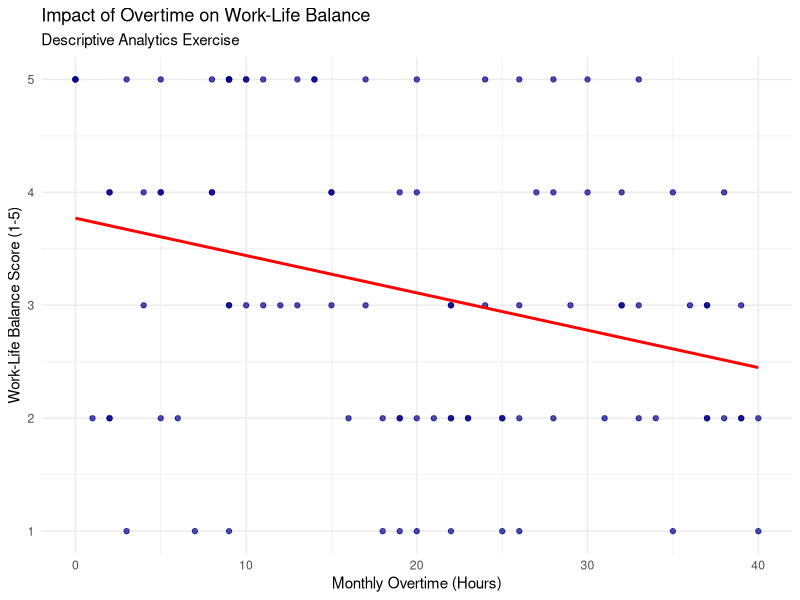

Recreate this plot in R.
install.packages('tidyverse')
# Loading the core package
library(tidyverse)

# Re-creating a standard structured corporate HR dataset (Sample size = 100)
set.seed(42)
hr_analytics_data <- tibble(
  Emp_ID = 1:100,
  Age = sample(22:60, 100, replace = TRUE),
  Monthly_Salary_INR = sample(45000:150000, 100, replace = TRUE),
  Years_At_Company = sample(1:15, 100, replace = TRUE),
  Overtime_Hours = sample(0:40, 100, replace = TRUE),
  Work_Life_Balance = sample(1:5, 100, replace = TRUE) # 1 = Poor, 5 = Excellent
)

# Introducing a few NA values to demonstrate Data Cleaning (Unit 2)
hr_analytics_data$Monthly_Salary_INR[c(5, 25, 50)] <- NA

#  Handling Missing Values (Imputation using Median)
median_salary <- median(hr_analytics_data$Monthly_Salary_INR, na.rm = TRUE)
cleaned_hr_data <- hr_analytics_data %>%
  mutate(Monthly_Salary_INR = ifelse(is.na(Monthly_Salary_INR), median_salary, Monthly_Salary_INR))

# Checking if missing values are resolved
sum(is.na(cleaned_hr_data$Monthly_Salary_INR)) # Should return 0

# Summarizing Metrics (Mean, Median, Standard Deviation, Range)
descriptive_summary <- cleaned_hr_data %>%
  summarise(
    Mean_Salary   = mean(Monthly_Salary_INR),
    Median_Salary = median(Monthly_Salary_INR),
    SD_Salary     = sd(Monthly_Salary_INR),
    Max_Salary    = max(Monthly_Salary_INR),
    Min_Salary    = min(Monthly_Salary_INR)
  )
print(descriptive_summary)

#  Relationship measuresing: Covariance & Correlation Coefficient (r)
covariance_val <- cov(cleaned_hr_data$Overtime_Hours, cleaned_hr_data$Work_Life_Balance)
correlation_val <- cor(cleaned_hr_data$Overtime_Hours, cleaned_hr_data$Work_Life_Balance)

print(paste("Covariance:", round(covariance_val, 2)))
print(paste("Correlation (r):", round(correlation_val, 2))) # Expect a negative relationship

#  Data Visualization (ggplot2) - Scatter Plot with Regression Line
ggplot(cleaned_hr_data, aes(x = Overtime_Hours, y = Work_Life_Balance)) +
  geom_point(color = "darkblue", alpha = 0.7) +
  geom_smooth(method = "lm", color = "red", se = FALSE) + # Trendline
  theme_minimal() +
  labs(
    title = "Impact of Overtime on Work-Life Balance",
    subtitle = "Descriptive Analytics Exercise ",
    x = "Monthly Overtime (Hours)",
    y = "Work-Life Balance Score (1-5)"
  )

# Building a Simple Linear Regression model to predict Work-Life Balance
regression_model <- lm(Work_Life_Balance ~ Overtime_Hours, data = cleaned_hr_data)

# Printing Detailed Summary Matrix (Coefficients, P-values, R-Squared)
summary('regression_model')
